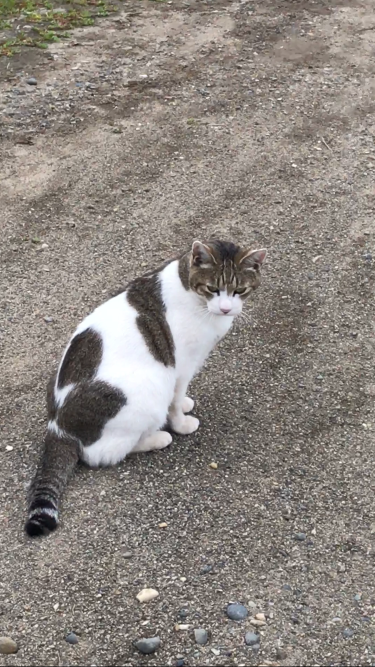
#> input picture CS3-final/9/cat_sample.jpg, 750 x 1334 px (shown at 1/2 size)
$ jupyter execute cs3-09-assign2.ipynb
#> lines starting #> are read from the running program, lines starting #| are printed output that depends on the picture
[cell 1]
import numpy as np
import matplotlib.pyplot as plt
from PIL import Image
from PIL import ImageFilter

[cell 2]
img_in = 'cat_sample.jpg'
img = Image.open(img_in)
#> img is the input picture: PIL image 750x1334 RGBA; mean R, G, B, A 140.1, 133.3, 127.5, 255

[cell 3]
print(img.format, img.size, img.width, img.height, img.mode)
#| PNG (750, 1334) 750 1334 RGBA

[cell 4]
plt.imshow(img)

[cell 5]
data = np.array(img)
print(data.shape)
#| (1334, 750, 4)

[cell 6]
print("R値:", data[600, 500, 0])
#| R値: 146
print("G値:", data[600, 500, 1])
#| G値: 138
print("B値:", data[600, 500, 2])
#| B値: 127

[cell 7]
img_resized = img.resize((30, 50))
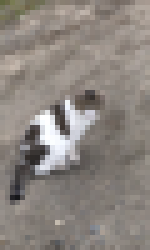
#> img_resized: PIL image 30x50 RGBA (shown 5 times larger); mean R, G, B, A 140.1, 133.3, 127.5, 255
plt.imshow(img_resized)

[cell 8]
img_rotated = img.rotate(60)
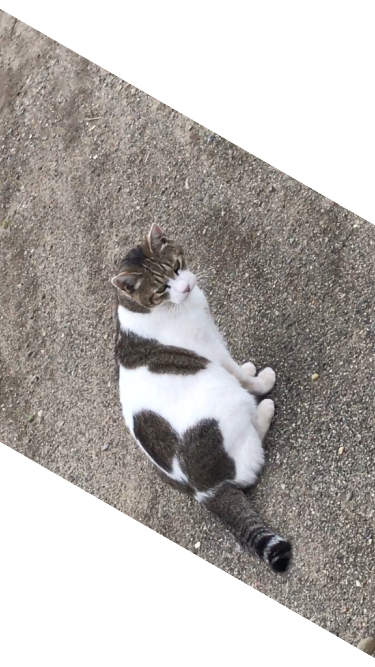
#> img_rotated: PIL image 750x1334 RGBA (shown at 1/2 size); mean R, G, B, A 91.1, 87, 83.9, 165.5; transparent parts drawn white
plt.imshow(img_rotated)

[cell 9]
img_blurred = img.filter(ImageFilter.GaussianBlur(radius=2))
plt.imshow(img_blurred)

[cell 10]
img_cropped = img.crop((100, 500, 500, 900))
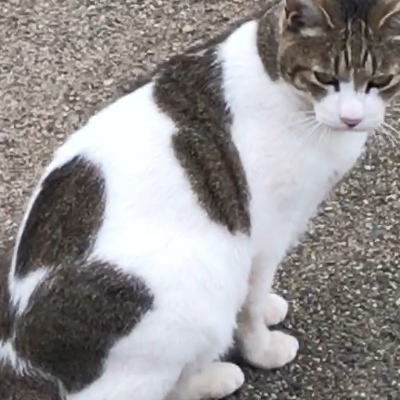
#> img_cropped: PIL image 400x400 RGBA; mean R, G, B, A 149.3, 145.9, 146.1, 255
plt.imshow(img_cropped)

[cell 11]
img_gray = img.convert('L')
plt.imshow(img_gray, cmap='gray')

$ run again, with CS3-final/9/dog.jpg copied over CS3-final/9/cat_sample.jpg
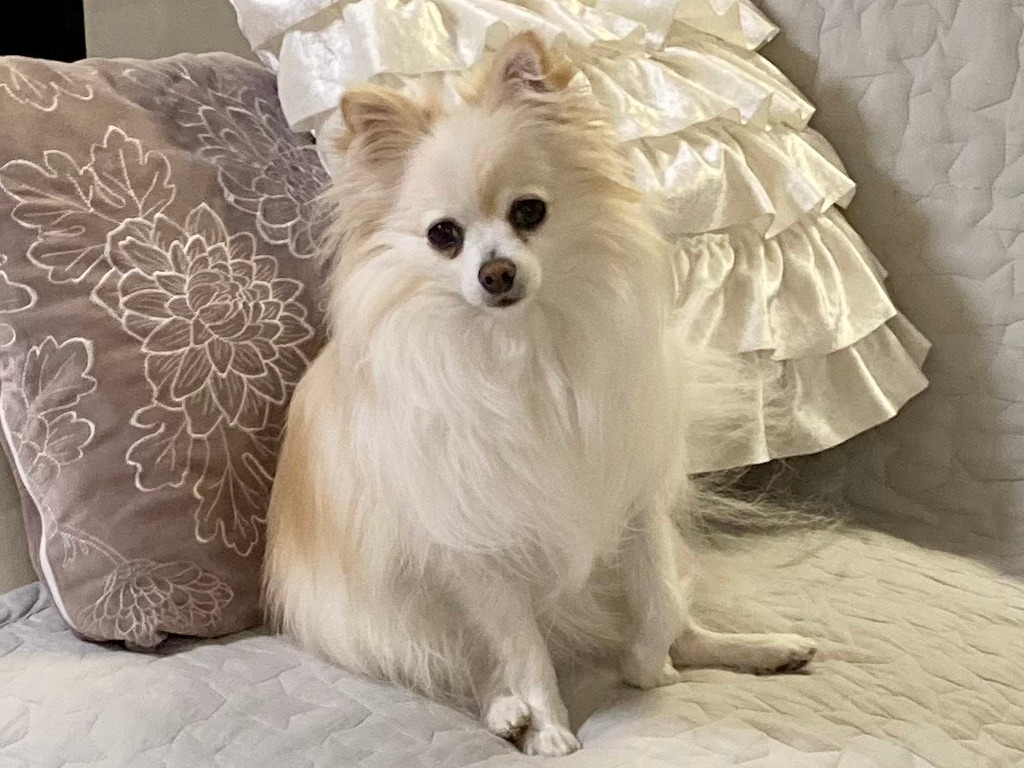
#> input picture CS3-final/9/dog.jpg, 1024 x 768 px
#> img is the input picture: PIL image 1024x768 RGB; mean R, G, B 169.8, 155.5, 136.9
#| JPEG (1024, 768) 1024 768 RGB
#| (768, 1024, 3)
#| R値: 172
#| G値: 159
#| B値: 140
#> `img_cropped = img.crop((100, 500, 500, 900))`:
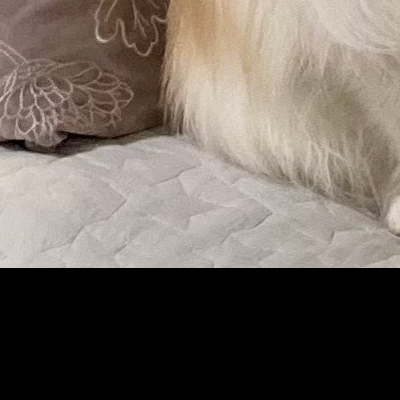
#> img_cropped: PIL image 400x400 RGB; mean R, G, B 110.8, 101.8, 94
#> `img_gray = img.convert('L')`:
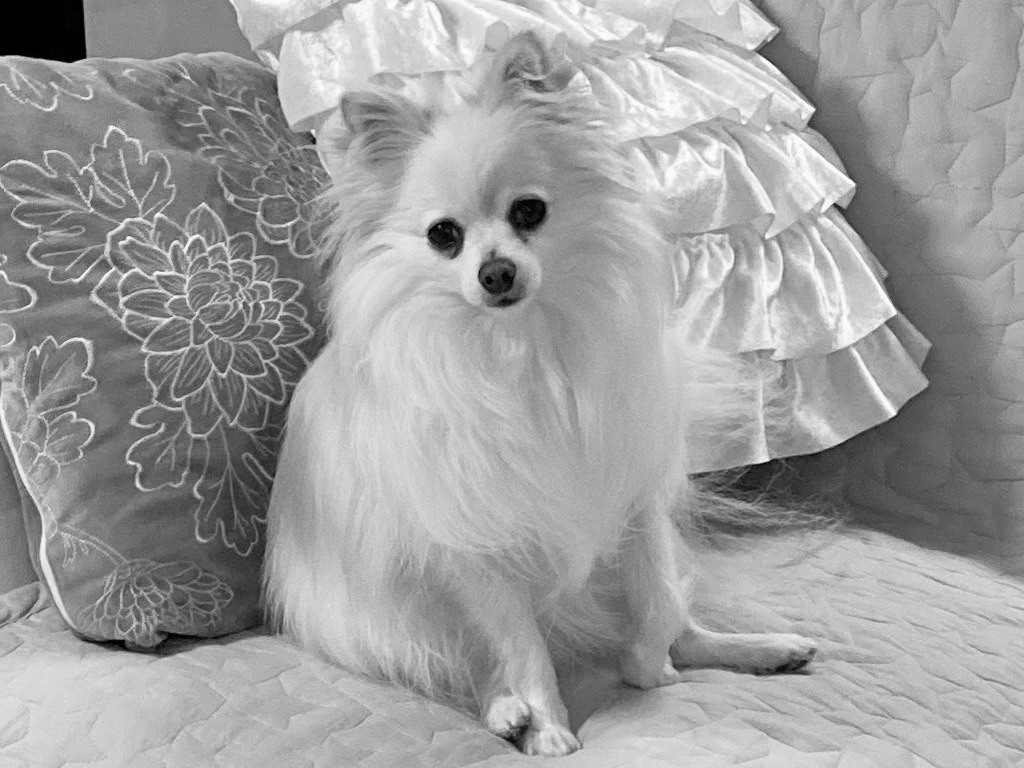
#> img_gray: PIL image 1024x768 L; min 0, max 254, mean 157.7
